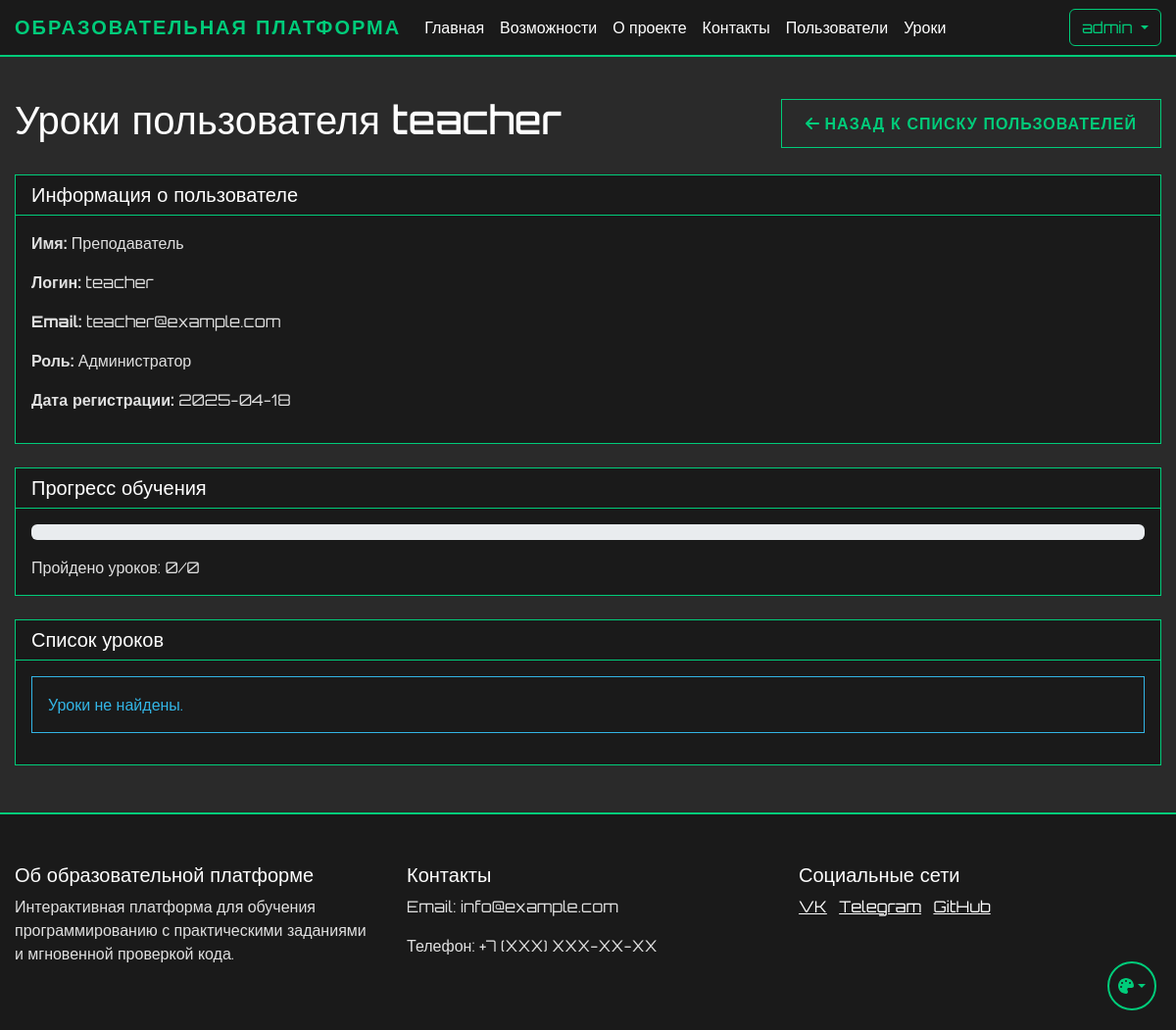
Page /admin/user/2/lessons (signed in) on the committed database.
### app.py (models this page shows, shortened)
class User(UserMixin, db.Model):
    id = db.Column(db.Integer, primary_key=True)
    name = db.Column(db.String(100), nullable=False)
    username = db.Column(db.String(80), unique=True, nullable=False)
    email = db.Column(db.String(120), unique=True, nullable=False)
    password_hash = db.Column(db.String(128))
    is_admin = db.Column(db.Boolean, default=False)
    user_type = db.Column(db.String(20), default='student')  # student, teacher, admin
    created_by = db.Column(db.Integer, db.ForeignKey('user.id'), nullable=True)  # ID пользователя, создавшего этого пользователя
    created_at = db.Column(db.DateTime, default=db.func.now())
    last_login = db.Column(db.DateTime)
    is_active = db.Column(db.Boolean, default=True)
    progress = db.relationship('UserProgress', backref='user', lazy=True)
    ratings = db.relationship('UserRating', backref='user', lazy=True)
    chat_messages = db.relationship('ChatMessage', backref='user', lazy=True)
    created_users = db.relationship('User', backref=db.backref('creator', remote_side=[id]))

### app.py (the view)
@app.route('/admin/user/<int:user_id>/lessons')
@login_required
def view_user_lessons(user_id):
    if not current_user.is_admin:
        abort(403)
    user = User.query.get_or_404(user_id)
    lessons = Lesson.query.order_by(Lesson.order_number).all()
    user_progress = UserProgress.query.filter_by(user_id=user_id).all()
    completed_lesson_ids = [progress.lesson_id for progress in user_progress if progress.is_completed]
    total_lessons = len(lessons)
    completed_lessons = len(completed_lesson_ids)
    progress_percentage = int((completed_lessons / total_lessons * 100)) if total_lessons > 0 else 0
    return render_template('user_lessons.html',
                         user=user,
                         lessons=lessons,
                         completed_lesson_ids=completed_lesson_ids,
                         progress_percentage=progress_percentage,
                         completed_lessons=completed_lessons,
                         total_lessons=total_lessons)

### app.py (called while the page is built)
@login_manager.user_loader
def load_user(user_id):
    return db.session.get(User, int(user_id))

### templates/user_lessons.html (shortened to what this page needs)
{% extends "base.html" %}
{% block content %}
<div class="container mt-4">
    <div class="d-flex justify-content-between align-items-center mb-4">
        <h1>Уроки пользователя {{ user.username }}</h1>
        <a href="{{ url_for('user_list') }}" class="btn btn-secondary">
            <i class="fas fa-arrow-left"></i> Назад к списку пользователей
        </a>
    </div>
    <div class="card">
        <div class="card-header">
            <h5 class="mb-0">Информация о пользователе</h5>
        </div>
        <div class="card-body">
            <p><strong>Имя:</strong> {{ user.name }}</p>
            <p><strong>Логин:</strong> {{ user.username }}</p>
            <p><strong>Email:</strong> {{ user.email }}</p>
            <p><strong>Роль:</strong> {{ 'Администратор' if user.is_admin else 'Пользователь' }}</p>
            <p><strong>Дата регистрации:</strong> {{ user.created_at.strftime('%Y-%m-%d') }}</p>
        </div>
    </div>
    <div class="card mt-4">
        <div class="card-header">
            <h5 class="mb-0">Прогресс обучения</h5>
        </div>
        <div class="card-body">
            <div class="progress mb-3">
            </div>
            <p class="mb-0">Пройдено уроков: {{ completed_lessons }}/{{ total_lessons }}</p>
        </div>
    </div>
    <div class="card mt-4">
        <div class="card-header">
            <h5 class="mb-0">Список уроков</h5>
        </div>
        <div class="card-body">
            {% if lessons %}
                <div class="list-group">
                    {% for lesson in lessons %}
                        <div class="list-group-item">
                            <div class="d-flex justify-content-between align-items-center">
                                <div>
                                    <h5 class="mb-1 {% if lesson.id in completed_lesson_ids %}text-success{% endif %}">
                                        {{ lesson.title }}
                                        {% if lesson.id in completed_lesson_ids %}
                                            <i class="bi bi-check-circle-fill text-success"></i>
                                        {% endif %}
                                    </h5>
                                    <p class="mb-1">{{ lesson.description }}</p>
                                </div>
                                <div class="d-flex align-items-center">
                                    {% if lesson.id in completed_lesson_ids %}
                                        <span class="badge bg-success me-2">Пройден</span>
                                    {% else %}
                                        <span class="badge bg-secondary me-2">Не пройден</span>
                                    {% endif %}
                                    <a href="{{ url_for('view_user_lesson_details', user_id=user.id, lesson_id=lesson.id) }}"
                                       class="btn btn-sm btn-info">
                                        <i class="fas fa-info-circle"></i> Подробнее
                                    </a>
                                </div>
                            </div>
                        </div>
                    {% endfor %}
                </div>
            {% else %}
                <div class="alert alert-info">
                    Уроки не найдены.
                </div>
            {% endif %}
        </div>
    </div>
</div>
{% endblock %}

### templates/base.html (shortened to what this page needs)
<!DOCTYPE html>
<html lang="ru">
<head>
    <link href="https://cdn.jsdelivr.net/npm/bootstrap@5.3.0/dist/css/bootstrap.min.css" rel="stylesheet">
    <link href="{{ url_for('static', filename='css/themes.css') }}" rel="stylesheet">
    <link href="{{ url_for('static', filename='css/base.css') }}" rel="stylesheet">
    <link href="{{ url_for('static', filename='css/components.css') }}" rel="stylesheet">
    <link href="{{ url_for('static', filename='css/forms.css') }}" rel="stylesheet">
    <link href="{{ url_for('static', filename='css/tables.css') }}" rel="stylesheet">
    <link href="{{ url_for('static', filename='css/layout.css') }}" rel="stylesheet">
</head>
<body>
    <nav class="navbar navbar-expand-lg navbar-dark">
        <div class="container">
            <a class="navbar-brand" href="{{ url_for('index') }}">Образовательная платформа</a>
            <div class="collapse navbar-collapse" id="navbarNav">
                <ul class="navbar-nav me-auto">
                    <li class="nav-item">
                        <a class="nav-link" href="{{ url_for('index') }}">Главная</a>
                    </li>
                    <li class="nav-item">
                        <a class="nav-link" href="/#features">Возможности</a>
                    </li>
                    <li class="nav-item">
                        <a class="nav-link" href="/#about">О проекте</a>
                    </li>
                    <li class="nav-item">
                        <a class="nav-link" href="/#contact">Контакты</a>
                    </li>
                    {% if current_user.is_admin %}
                    <li class="nav-item">
                            <a class="nav-link" href="{{ url_for('user_list') }}">Пользователи</a>
                    </li>
                    <li class="nav-item">
                            <a class="nav-link" href="{{ url_for('lesson_list') }}">Уроки</a>
                    </li>
                    {% endif %}
                </ul>
                <div class="d-flex">
                    {% if current_user.is_authenticated %}
                        <div class="dropdown">
                            <button class="btn btn-outline-light dropdown-toggle" type="button" id="userMenu" data-bs-toggle="dropdown">
                                {{ current_user.username }}
                            </button>
                        </div>
                    {% else %}
                        <a href="{{ url_for('login') }}" class="btn btn-outline-light me-2">Войти</a>
                    {% endif %}
                </div>
            </div>
        </div>
    </nav>
    {% block content %}{% endblock %}
    <footer class="footer mt-5">
        <div class="container">
            <div class="row">
                <div class="col-md-4">
                    <h5>Об образовательной платформе</h5>
                    <p>Интерактивная платформа для обучения программированию с практическими заданиями и мгновенной проверкой кода.</p>
                </div>
                <div class="col-md-4">
                    <h5>Контакты</h5>
                    <p>Email: info@example.com</p>
                    <p>Телефон: +7 (XXX) XXX-XX-XX</p>
                </div>
                <div class="col-md-4">
                    <h5>Социальные сети</h5>
                    <a href="#" class="text-white me-2">VK</a>
                    <a href="#" class="text-white me-2">Telegram</a>
                    <a href="#" class="text-white">GitHub</a>
                </div>
            </div>
        </div>
    </footer>
    <div class="theme-switch">
        <button class="btn dropdown-toggle" type="button" id="themeDropdown" data-bs-toggle="dropdown" aria-expanded="false">
            <i class="fas fa-palette"></i>
        </button>
    </div>
</body>
</html>

### static/css/themes.css (style rules this page uses)
:root[data-theme="cyberpunk"] { --cyber-primary: #00cc7a; --cyber-secondary: #ff6600; --cyber-dark: #1a1a1a; --cyber-bg: #2a2a2a; --cyber-text: #e0e0e0; --cyber-text-light: #ffffff; --cyber-text-muted: #b0b0b0; --cyber-card-bg: #1a1a1a; --cyber-text-dark: #333333; --cyber-info: #ff00ff; }

### static/css/base.css (style rules this page uses)
body { font-family: 'Orbitron', sans-serif; background-color: var(--cyber-bg); color: var(--cyber-text); min-height: 100vh; display: flex; flex-direction: column; opacity: 0; transition: opacity 0.3s ease; }
body.theme-loaded { opacity: 1; }
h1, h2, h3, h4, h5, h6 { color: var(--cyber-text-light); }
p { color: var(--cyber-text); }
.text-white { color: var(--cyber-text-light) !important; }
.navbar { background-color: var(--cyber-dark) !important; border-bottom: 2px solid var(--cyber-primary); }
.navbar-brand { color: var(--cyber-primary) !important; font-weight: 700; text-transform: uppercase; letter-spacing: 2px; }
.nav-link { color: var(--cyber-text-light) !important; transition: all 0.3s ease; }
.footer { background-color: var(--cyber-dark); border-top: 2px solid var(--cyber-primary); color: var(--cyber-text-light); padding: 50px 0; margin-top: auto; }
.alert { background-color: var(--cyber-card-bg); border: 1px solid var(--cyber-primary); color: var(--cyber-text-light); }

### static/css/components.css (style rules this page uses)
.card { background-color: var(--cyber-card-bg); border: 1px solid var(--cyber-primary); color: var(--cyber-text-light); }
.card-header { background-color: rgba(0, 255, 157, 0.1); border-bottom: 1px solid var(--cyber-primary); color: var(--cyber-text-light); }
.card-body { background-color: var(--cyber-card-bg); color: var(--cyber-text-light); }
.btn-outline-light { border-color: var(--cyber-primary); color: var(--cyber-primary); transition: all 0.3s ease; }

### static/css/layout.css (style rules this page uses)
.container { max-width: 1200px; margin: 0 auto; padding: 0 15px; }
.row { margin: 0 -15px; }
.col, [class*="col-"] { padding: 0 15px; }
.mt-4 { margin-top: 1.5rem; }
.mt-5 { margin-top: 3rem; }
.mb-3 { margin-bottom: 1rem; }
.mb-4 { margin-bottom: 1.5rem; }
.d-flex { display: flex; }
.justify-content-between { justify-content: space-between; }
.align-items-center { align-items: center; }

### rows in the picture
User: username "admin"
User: username "teacher", name "Преподаватель", email "teacher@example.com", is_admin "Администратор", created_at "2025-04-18"

### other values in the picture
{{ completed_lessons }} "0"
{{ total_lessons }} "0"
